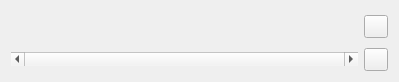
<?xml version="1.0" encoding="UTF-8"?>
<ui version="4.0">
 <class>NotificationsDialog</class>
 <widget class="QDialog" name="NotificationsDialog">
  <property name="geometry">
   <rect>
    <x>0</x>
    <y>0</y>
    <width>399</width>
    <height>82</height>
   </rect>
  </property>
  <property name="windowTitle">
   <string>Notifications</string>
  </property>
  <property name="sizeGripEnabled">
   <bool>false</bool>
  </property>
  <layout class="QGridLayout" name="gridLayout">
   <item row="0" column="0">
    <widget class="QTabWidget" name="tabWidget">
     <property name="documentMode">
      <bool>true</bool>
     </property>
     <property name="tabsClosable">
      <bool>true</bool>
     </property>
    </widget>
   </item>
   <item row="0" column="1">
    <widget class="QToolButton" name="closeButton">
     <property name="toolTip">
      <string>Close</string>
     </property>
     <property name="text">
      <string/>
     </property>
     <property name="icon">
      <iconset resource="../../systray.qrc">
       <normaloff>:/images/dialog-close.png</normaloff>:/images/dialog-close.png</iconset>
     </property>
    </widget>
   </item>
   <item row="1" column="0">
    <widget class="QScrollBar" name="horizontalScrollBar">
     <property name="maximum">
      <number>0</number>
     </property>
     <property name="orientation">
      <enum>Qt::Horizontal</enum>
     </property>
    </widget>
   </item>
   <item row="1" column="1">
    <widget class="QToolButton" name="clearButton">
     <property name="toolTip">
      <string>Clear and Close</string>
     </property>
     <property name="text">
      <string/>
     </property>
     <property name="icon">
      <iconset resource="../../systray.qrc">
       <normaloff>:/images/edit-clear.png</normaloff>:/images/edit-clear.png</iconset>
     </property>
    </widget>
   </item>
  </layout>
 </widget>
 <tabstops>
  <tabstop>tabWidget</tabstop>
  <tabstop>closeButton</tabstop>
  <tabstop>clearButton</tabstop>
 </tabstops>
 <resources>
  <include location="../../systray.qrc"/>
 </resources>
 <connections>
  <connection>
   <sender>closeButton</sender>
   <signal>clicked()</signal>
   <receiver>NotificationsDialog</receiver>
   <slot>hide()</slot>
   <hints>
    <hint type="sourcelabel">
     <x>377</x>
     <y>27</y>
    </hint>
    <hint type="destinationlabel">
     <x>394</x>
     <y>39</y>
    </hint>
   </hints>
  </connection>
  <connection>
   <sender>tabWidget</sender>
   <signal>currentChanged(int)</signal>
   <receiver>horizontalScrollBar</receiver>
   <slot>setValue(int)</slot>
   <hints>
    <hint type="sourcelabel">
     <x>48</x>
     <y>29</y>
    </hint>
    <hint type="destinationlabel">
     <x>39</x>
     <y>70</y>
    </hint>
   </hints>
  </connection>
  <connection>
   <sender>horizontalScrollBar</sender>
   <signal>sliderMoved(int)</signal>
   <receiver>tabWidget</receiver>
   <slot>setCurrentIndex(int)</slot>
   <hints>
    <hint type="sourcelabel">
     <x>115</x>
     <y>69</y>
    </hint>
    <hint type="destinationlabel">
     <x>118</x>
     <y>24</y>
    </hint>
   </hints>
  </connection>
 </connections>
</ui>
